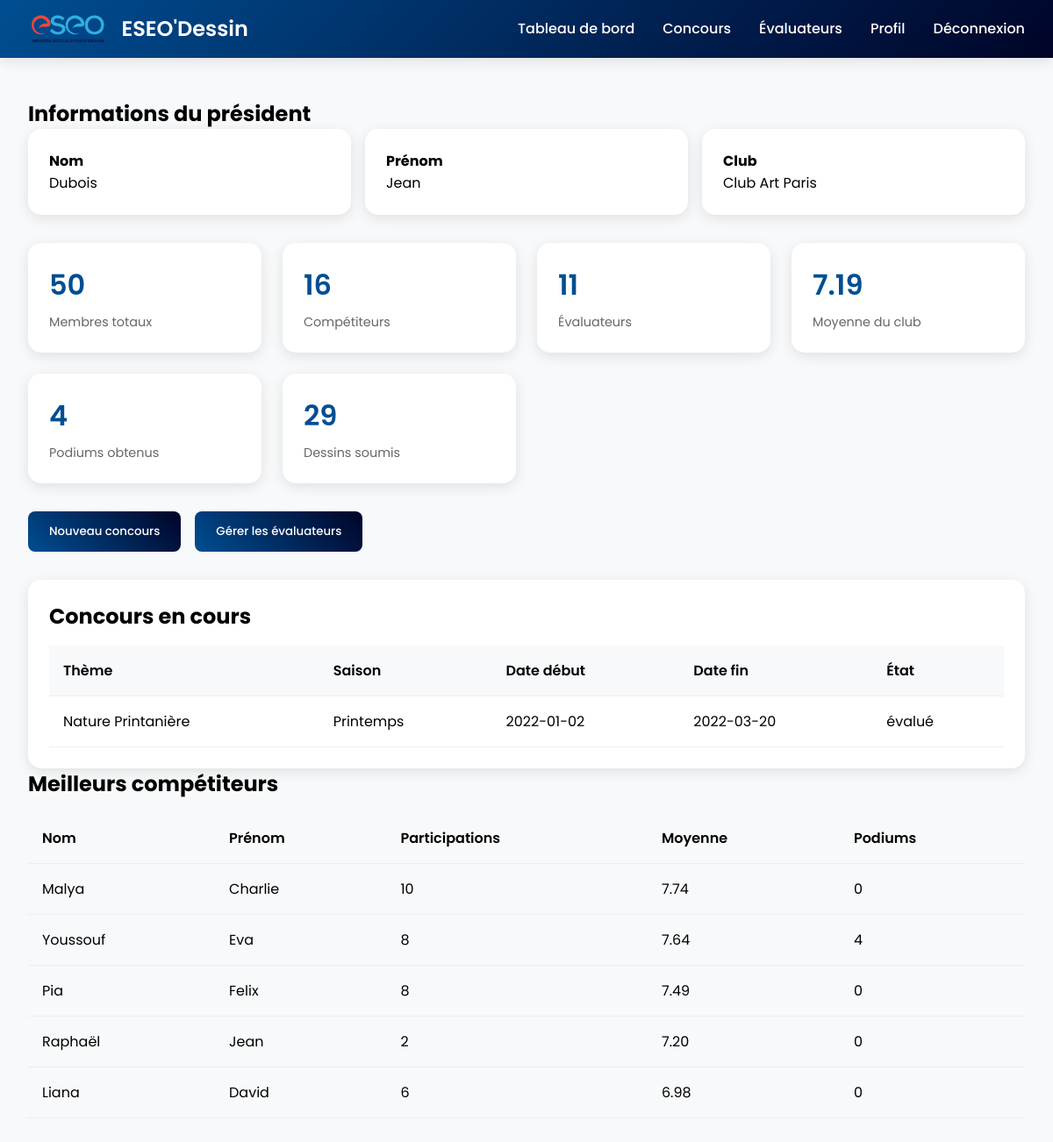
The app's page /president/dashboard.php (signed in) with its own data.
### tables this page shows
CREATE TABLE Utilisateur (
    numUtilisateur INT PRIMARY KEY,
    numClub INT,
    nom VARCHAR(100) NOT NULL,
    prenom VARCHAR(100) NOT NULL,
    adresse VARCHAR(200),
    login VARCHAR(50) UNIQUE NOT NULL,
    motDePasse VARCHAR(100) NOT NULL,
    age INT,
    FOREIGN KEY (numClub) REFERENCES Club(numClub)
);

CREATE TABLE Club (
    numClub INT PRIMARY KEY,
    nomClub VARCHAR(100) NOT NULL,
    adresse VARCHAR(200),
    numTelephone VARCHAR(15),
    nombreAdherents INT,
    ville VARCHAR(100),
    departement VARCHAR(100),
    region VARCHAR(100)
);

CREATE TABLE Concours (
    numConcours INT PRIMARY KEY,
    numPresident INT,
    theme VARCHAR(200),
    saison VARCHAR(50),
    dateDebut DATE,
    dateFin DATE,
    etat ENUM('pas commencé', 'en cours', 'attente', 'résultat', 'évalué'),
    FOREIGN KEY (numPresident) REFERENCES Utilisateur(numUtilisateur)
);

### president/dashboard.php (the view, shortened to what this page needs)
<?php
require_once('../includes/config.php');
$stmt = $db->prepare("
    SELECT u.*, c.*, p.prime
    FROM Utilisateur u
    JOIN President p ON u.numUtilisateur = p.numPresident
    JOIN Club c ON u.numClub = c.numClub
    WHERE u.numUtilisateur = ?
");
$stmt->execute([$_SESSION['user_id']]);
$presidentInfo = $stmt->fetch(PDO::FETCH_ASSOC);
$stmt = $db->prepare("
    SELECT
        c.*,
        COUNT(DISTINCT pc.numClub) as nb_clubs_participants,
        COUNT(DISTINCT pcomp.numCompetiteur) as nb_participants,
        COUNT(DISTINCT d.numDessin) as nb_dessins,
        COUNT(DISTINCT e.numEvaluateur) as nb_evaluateurs,
        AVG(ev.note) as moyenne_notes
    FROM Concours c
    LEFT JOIN ParticipeClub pc ON c.numConcours = pc.numConcours
    LEFT JOIN ParticipeCompetiteur pcomp ON c.numConcours = pcomp.numConcours
    LEFT JOIN Dessin d ON c.numConcours = d.numConcours
    LEFT JOIN Jury j ON c.numConcours = j.numConcours
    LEFT JOIN Evaluateur e ON j.numEvaluateur = e.numEvaluateur
    LEFT JOIN Evaluation ev ON d.numDessin = ev.numDessin
    WHERE c.numPresident = ?
    GROUP BY c.numConcours
    ORDER BY c.dateDebut DESC
");
$stmt->execute([$_SESSION['user_id']]);
$concours = $stmt->fetchAll(PDO::FETCH_ASSOC);
$stmt = $db->prepare("
    SELECT
        COUNT(DISTINCT comp.numCompetiteur) as total_competiteurs,
        COUNT(DISTINCT e.numEvaluateur) as total_evaluateurs,
        COUNT(DISTINCT d.numDessin) as total_dessins,
        (SELECT COUNT(*)
         FROM Dessin d2
         JOIN Competiteur comp2 ON d2.numCompetiteur = comp2.numCompetiteur
         JOIN Utilisateur u2 ON comp2.numCompetiteur = u2.numUtilisateur
         WHERE u2.numClub = c.numClub AND d2.classement <= 3) as nb_podiums,
        (SELECT AVG(note)
         FROM Evaluation ev
         JOIN Dessin d3 ON ev.numDessin = d3.numDessin
         JOIN Competiteur comp3 ON d3.numCompetiteur = comp3.numCompetiteur
         JOIN Utilisateur u3 ON comp3.numCompetiteur = u3.numUtilisateur
         WHERE u3.numClub = c.numClub) as moyenne_club
    FROM Club c
    LEFT JOIN Utilisateur u ON c.numClub = u.numClub
    LEFT JOIN Competiteur comp ON u.numUtilisateur = comp.numCompetiteur
    LEFT JOIN Evaluateur e ON u.numUtilisateur = e.numEvaluateur
    LEFT JOIN Dessin d ON comp.numCompetiteur = d.numCompetiteur
    WHERE c.numClub = ?
    GROUP BY c.numClub
");
$stmt->execute([$presidentInfo['numClub']]);
$stats = $stmt->fetch(PDO::FETCH_ASSOC);
$stmt = $db->prepare("
    SELECT
        u.nom,
        u.prenom,
        COUNT(d.numDessin) as nb_participations,
        AVG(ev.note) as moyenne_notes,
        COUNT(CASE WHEN d.classement <= 3 THEN 1 END) as nb_podiums
    FROM Utilisateur u
    JOIN Competiteur comp ON u.numUtilisateur = comp.numCompetiteur
    LEFT JOIN Dessin d ON comp.numCompetiteur = d.numCompetiteur
    LEFT JOIN Evaluation ev ON d.numDessin = ev.numDessin
    WHERE u.numClub = ?
    GROUP BY u.numUtilisateur
    ORDER BY moyenne_notes DESC
    LIMIT 5
");
$stmt->execute([$presidentInfo['numClub']]);
$topCompetiteurs = $stmt->fetchAll(PDO::FETCH_ASSOC);
?>
<!DOCTYPE html>
<html lang="fr">
<head>
</head>
<body>
    <nav class="navbar">
        <div class="logo-container">
            <img src="../images/eseo_logo.png" alt="ESEO Logo" class="logo-img">
            <div class="logo">ESEO'Dessin</div>
        </div>
        <div class="nav-links">
            <a href="#dashboard">Tableau de bord</a>
            <a href="#concours">Concours</a>
            <a href="#evaluateurs">Évaluateurs</a>
            <a href="#profil">Profil</a>
            <a href="../logout.php">Déconnexion</a>
        </div>
    </nav>
    <main class="main-content">
        <div class="content-wrapper">
            <div class="president-info">
                <h2>Informations du président</h2>
                <div class="info-grid">
                    <div class="stat-card">
                        <h4>Nom</h4>
                        <p><?= htmlspecialchars($presidentInfo['nom']) ?></p>
                    </div>
                    <div class="stat-card">
                        <h4>Prénom</h4>
                        <p><?= htmlspecialchars($presidentInfo['prenom']) ?></p>
                    </div>
                    <div class="stat-card">
                        <h4>Club</h4>
                        <p><?= htmlspecialchars($presidentInfo['nomClub']) ?></p>
                    </div>
                </div>
            </div>
            <div class="stats-container">
                <div class="stat-card">
                    <div class="stat-value"><?= $presidentInfo['nombreAdherents'] ?></div>
                    <div class="stat-label">Membres totaux</div>
                </div>
                <div class="stat-card">
                    <div class="stat-value"><?= $stats['total_competiteurs'] ?></div>
                    <div class="stat-label">Compétiteurs</div>
                </div>
                <div class="stat-card">
                    <div class="stat-value"><?= $stats['total_evaluateurs'] ?></div>
                    <div class="stat-label">Évaluateurs</div>
                </div>
                <div class="stat-card">
                    <div class="stat-value"><?= number_format($stats['moyenne_club'], 2) ?></div>
                    <div class="stat-label">Moyenne du club</div>
                </div>
                <div class="stat-card">
                    <div class="stat-value"><?= $stats['nb_podiums'] ?></div>
                    <div class="stat-label">Podiums obtenus</div>
                </div>
                <div class="stat-card">
                    <div class="stat-value"><?= $stats['total_dessins'] ?></div>
                    <div class="stat-label">Dessins soumis</div>
                </div>
            </div>
            <div class="action-buttons">
                <button class="btn btn-primary">Nouveau concours</button>
                <button class="btn btn-primary">Gérer les évaluateurs</button>
            </div>
            <div class="concours-list">
                <h2>Concours en cours</h2>
                <table>
                    <thead>
                        <tr>
                            <th>Thème</th>
                            <th>Saison</th>
                            <th>Date début</th>
                            <th>Date fin</th>
                            <th>État</th>
                        </tr>
                    </thead>
                    <tbody>
                        <?php foreach ($concours as $c): ?>
                            <tr>
                                <td><?php echo htmlspecialchars($c['theme']); ?></td>
                                <td><?php echo htmlspecialchars($c['saison']); ?></td>
                                <td><?php echo $c['dateDebut']; ?></td>
                                <td><?php echo $c['dateFin']; ?></td>
                                <td><?php echo htmlspecialchars($c['etat']); ?></td>
                            </tr>
                        <?php endforeach; ?>
                    </tbody>
                </table>
            </div>
            <div class="top-competiteurs">
                <h2>Meilleurs compétiteurs</h2>
                <table>
                    <thead>
                        <tr>
                            <th>Nom</th>
                            <th>Prénom</th>
                            <th>Participations</th>
                            <th>Moyenne</th>
                            <th>Podiums</th>
                        </tr>
                    </thead>
                    <tbody>
                        <?php foreach ($topCompetiteurs as $comp): ?>
                            <tr>
                                <td><?= htmlspecialchars($comp['nom']) ?></td>
                                <td><?= htmlspecialchars($comp['prenom']) ?></td>
                                <td><?= $comp['nb_participations'] ?></td>
                                <td><?= number_format($comp['moyenne_notes'], 2) ?></td>
                                <td><?= $comp['nb_podiums'] ?></td>
                            </tr>
                        <?php endforeach; ?>
                    </tbody>
                </table>
            </div>
        </div>
    </main>
</body>
</html>

### president/dashboard.php (style rules this page uses)
* { margin: 0; padding: 0; box-sizing: border-box; font-family: 'Poppins', sans-serif; }
body { background: #f8f9fa; min-height: 100vh; }
.main-content { margin-top: 80px; padding: 2rem; }
.stat-card { background: white; padding: 1.5rem; border-radius: 15px; box-shadow: 0 4px 15px rgba(0, 0, 0, 0.1); }
.concours-list { background: white; border-radius: 15px; padding: 1.5rem; box-shadow: 0 4px 15px rgba(0, 0, 0, 0.1); }
.action-buttons { display: flex; gap: 1rem; margin-bottom: 2rem; }
.btn { padding: 0.8rem 1.5rem; border: none; border-radius: 8px; cursor: pointer; font-weight: 500; transition: all 0.3s ease; }
.btn-primary { background: linear-gradient(45deg, #004e92, #000428); color: white; }
.navbar { position: fixed; top: 0; left: 0; right: 0; padding: 0.8rem 2rem; background: linear-gradient(135deg, #004e92, #000428); color: white; z-index: 1000; display: flex; justify-content: space-between; align-items: center; box-shadow: 0 4px 15px rgba(0, 0, 0, 0.1); }
.logo-container { display: flex; align-items: center; gap: 1rem; }
.logo-img { height: 40px; width: auto; }
.logo { font-size: 1.5rem; font-weight: 600; color: white; }
.nav-links { display: flex; gap: 2rem; align-items: center; }
.nav-links a { color: white; text-decoration: none; font-weight: 500; transition: all 0.3s ease; }
.content-wrapper { max-width: 1200px; margin: 0 auto; }
.info-grid { display: grid; grid-template-columns: repeat(auto-fit, minmax(200px, 1fr)); gap: 1rem; margin-bottom: 2rem; }
.stats-container { display: grid; grid-template-columns: repeat(auto-fit, minmax(250px, 1fr)); gap: 1.5rem; margin-bottom: 2rem; }
table { width: 100%; border-collapse: collapse; margin-top: 1rem; }
th, td { padding: 1rem; text-align: left; border-bottom: 1px solid #eee; }
th { background-color: #f8f9fa; font-weight: 600; }
.stat-value { font-size: 2rem; font-weight: 600; color: #004e92; margin-bottom: 0.5rem; }
.stat-label { color: #666; font-size: 0.9rem; }

### records on screen
utilisateur: nom "Dubois", prenom "Jean", numClub.nomClub "Club Art Paris", numClub.nombreAdherents "50"
concours: theme "Nature Printanière", saison "Printemps", dateDebut "2022-01-02", dateFin "2022-03-20", etat "évalué"

### other values on screen
$stats['total_competiteurs'] "16"
$stats['total_evaluateurs'] "11"
$stats['moyenne_club'] "7.19"
$stats['nb_podiums'] "4"
$stats['total_dessins'] "29"
$comp['nom'] "Malya"
$comp['prenom'] "Charlie"
$comp['nb_participations'] "10"
$comp['moyenne_notes'] "7.74"
$comp['nb_podiums'] "0"
$comp['nom'] "Youssouf"
$comp['prenom'] "Eva"
$comp['nb_participations'] "8"
$comp['moyenne_notes'] "7.64"
$comp['nb_podiums'] "4"
